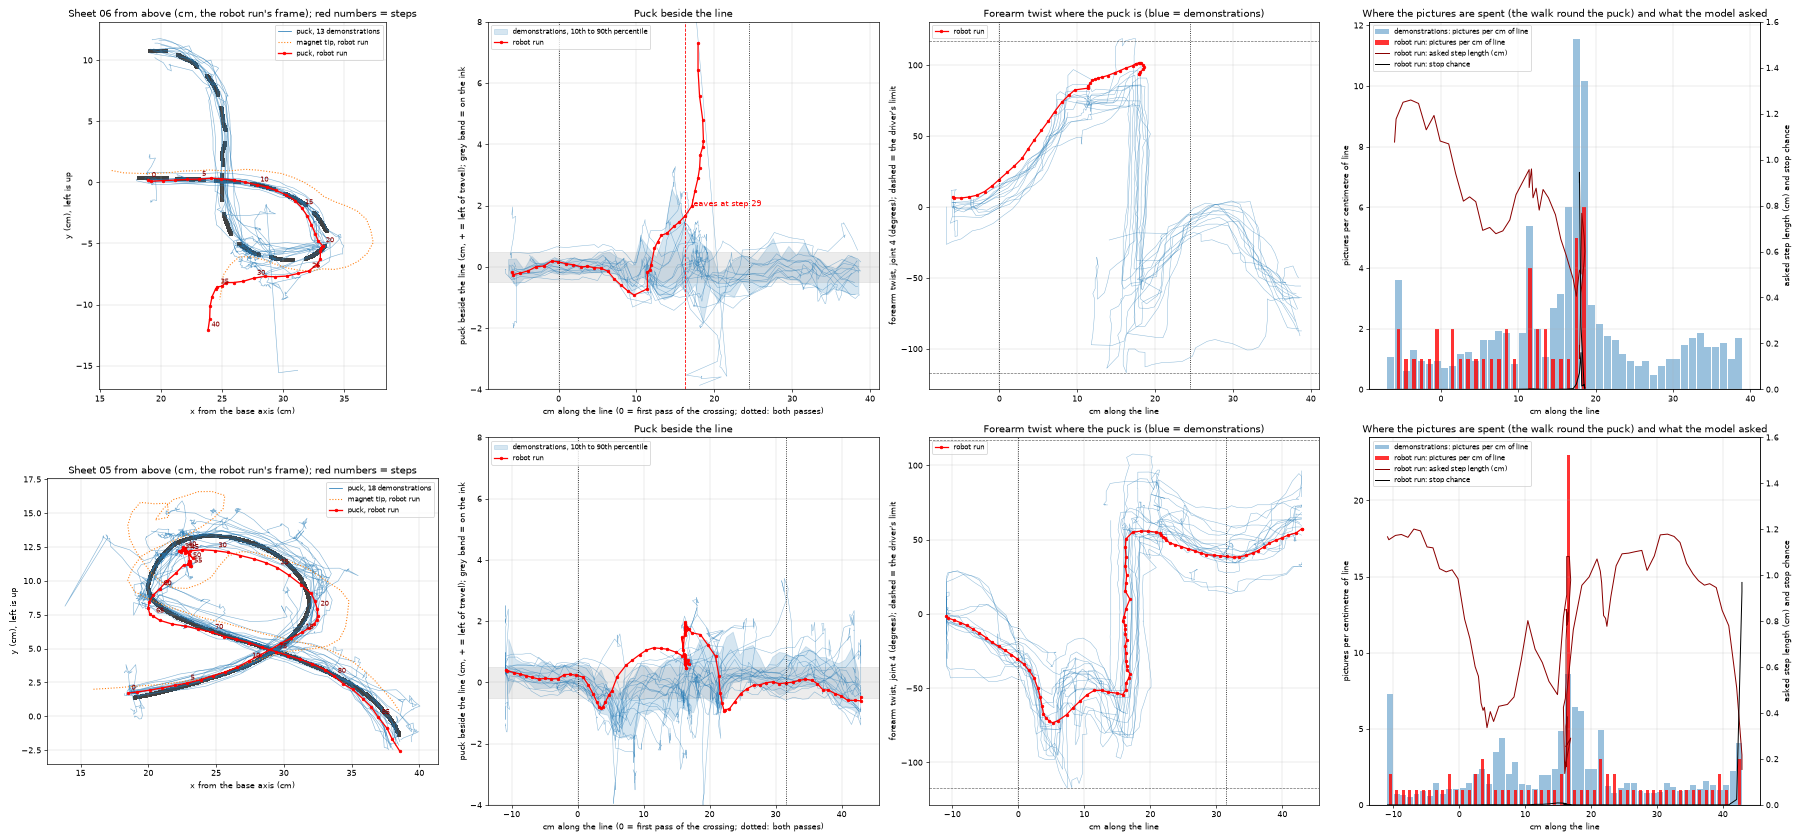

Here is the Python script that generated this plot:
"""
Step 3 of the dashed-line analysis: robot runs 7 (sheet 05) and 8 (sheet 06) against the demonstrations of the same
sheet from the same end, in the sheet's own frame.

From tracks.csv (step 2): where the puck was beside the line at every centimetre along it, how far the forearm was
twisted there, how many pictures the demonstrations spent there, and the step the model asked for against the steps
the demonstrations took at the same place. The step where a run leaves the demonstrations is the first step from
which the puck stays further beside the line than the demonstrations' outer tenth (10th to 90th percentile) at that
place.

Writes 03_run_against_demonstrations.png and prints the tables (03_run_against_demonstrations.out.txt).

Run: D:/AI_Project/.venv/Scripts/python.exe 03_run_against_demonstrations.py > 03_run_against_demonstrations.out.txt
"""

import matplotlib
matplotlib.use("Agg")
import matplotlib.pyplot as pyplot
import numpy
import pandas

from dashed_common import EVIDENCE_FOLDER
from line_geometry import moved_line

COMPARISON_PARAMETERS = {
    "pairs": [{"sheet": 6, "run": "run_8", "start_end": "A"}, {"sheet": 5, "run": "run_7", "start_end": "B"}],
    # demonstrations that start at the line's start and drive the whole line
    "whole_line_kinds": ["STD", "OL1", "OR1", "OL1.5", "OR1.5", "TL10", "TR10", "TL15", "TR15", "X1"],
    # a recording's line counts as placed when this share of the reference's ink points, where seen, lies on ink
    "placed_ink_share": 0.75,
    "bin_cm": 1.0,
    # the puck's centre is "on the line" within half the line's width, and "off the line" beyond the line's width
    "on_line_cm": 0.5,
    "off_line_cm": 1.0,
    # the demonstrations' steps compared with a run's step: those whose puck was within this many cm along the line
    "nearby_cm": 0.75,
    # the walk round the puck: bins next to the loop's busiest centimetre with at least this many pictures per demonstration
    "busy_pictures": 2.5
}



def prepared_tracks() -> pandas.DataFrame:
    """Return tracks.csv of the placed recordings with the step's direction, length and the tip's real move added."""

    tracks = pandas.read_csv(EVIDENCE_FOLDER / "tracks.csv")
    registrations = pandas.read_csv(EVIDENCE_FOLDER / "registrations.csv")
    placed = registrations.loc[registrations["ink_share_on_seen_ink_points"] >= COMPARISON_PARAMETERS["placed_ink_share"], "recording"]
    tracks = tracks[tracks["recording"].isin(placed)].sort_values(["recording", "row"]).reset_index(drop = True)
    tracks["angle_deg"] = numpy.degrees(numpy.arctan2(tracks["left_cm"], tracks["forward_cm"]))
    tracks["length_cm"] = numpy.hypot(tracks["left_cm"], tracks["forward_cm"])
    is_same = tracks["recording"].shift(-1) == tracks["recording"]
    move_x = (tracks["tip_x_cm"].shift(-1) - tracks["tip_x_cm"]).where(is_same)
    move_y = (tracks["tip_y_cm"].shift(-1) - tracks["tip_y_cm"]).where(is_same)
    tracks["tip_move_cm"] = numpy.hypot(move_x, move_y)
    # the direction the step asks for on the table: the picture's heading plus the step's angle in the picture
    tracks["step_direction_deg"] = tracks["heading_deg"] + tracks["angle_deg"]
    tracks["step_beside_line_deg"] = (tracks["step_direction_deg"] - tracks["line_direction_deg"] + 180.0) % 360.0 - 180.0
    tracks["camera_beside_line_deg"] = (tracks["heading_deg"] - tracks["line_direction_deg"] + 180.0) % 360.0 - 180.0
    puck_x = (tracks["puck_x_cm"].shift(-1) - tracks["puck_x_cm"]).where(is_same)
    puck_y = (tracks["puck_y_cm"].shift(-1) - tracks["puck_y_cm"]).where(is_same)
    tracks["puck_move_cm"] = numpy.hypot(puck_x, puck_y)
    return tracks



def in_sheet_frame(
        points_cm: numpy.ndarray,
        registration: pandas.Series,
        reference_mean_cm: numpy.ndarray
) -> numpy.ndarray:
    """Return table points of a recording in the frame of the sheet's reference line (the robot run's frame)."""

    centred = points_cm - numpy.array([registration["shift_x_cm"], registration["shift_y_cm"]])
    return moved_line(centred, -registration["angle_deg"], (0.0, 0.0)) + reference_mean_cm



def main() -> None:

    settings = COMPARISON_PARAMETERS
    pandas.set_option("display.width", 250)
    pandas.set_option("display.max_rows", 300)
    tracks = prepared_tracks()
    registrations = pandas.read_csv(EVIDENCE_FOLDER / "registrations.csv").set_index("recording")
    figure, axes = pyplot.subplots(2, 4, figsize = (30, 14))
    for row_of_axes, pair in zip(axes, settings["pairs"]):
        sheet_name = f"{pair['sheet']:02d}"
        reference = pandas.read_csv(EVIDENCE_FOLDER / f"reference_line_{sheet_name}.csv")
        reference_points = reference[["x_cm", "y_cm"]].to_numpy()
        the_run = tracks[tracks["recording"] == pair["run"]].copy()
        demonstrations = tracks[(tracks["sheet"] == pair["sheet"]) & (tracks["start_end"] == pair["start_end"])
                                & tracks["start_kind"].isin(settings["whole_line_kinds"]) & (tracks["score"] > 0)].copy()
        demonstrations["bin"] = numpy.floor(demonstrations["puck_along_cm"] / settings["bin_cm"]) * settings["bin_cm"]
        the_run["bin"] = numpy.floor(the_run["puck_along_cm"] / settings["bin_cm"]) * settings["bin_cm"]
        episodes = demonstrations["plan"].nunique()
        print(f"\n===== sheet {sheet_name}: {pair['run']} against {episodes} demonstrations from end {pair['start_end']} "
              f"({len(demonstrations)} pictures; kinds {sorted(demonstrations['start_kind'].unique())}) =====")

        # the puck beside the line: per demonstration the median in each centimetre, then the spread over demonstrations
        per_episode = demonstrations.groupby(["bin", "plan"])["puck_beside_cm"].median().unstack()
        corridor = pandas.DataFrame({
            "demonstrations": per_episode.notna().sum(axis = 1), "least": per_episode.min(axis = 1),
            "tenth": per_episode.quantile(0.1, axis = 1), "median": per_episode.median(axis = 1),
            "ninetieth": per_episode.quantile(0.9, axis = 1), "most": per_episode.max(axis = 1)})
        dwell = demonstrations.groupby("bin").agg(
            pictures_per_demonstration = ("row", lambda values: len(values) / episodes),
            twist_per_demonstration_deg = ("twist_deg", lambda values: values.sum() / episodes),
            joint_4_median_deg = ("joint_4_deg", "median"), joint_4_least_deg = ("joint_4_deg", "min"), joint_4_most_deg = ("joint_4_deg", "max"),
            step_length_median_cm = ("length_cm", "median"), tip_beside_median_cm = ("tip_beside_cm", "median"),
            wrist_median_deg = ("joint_5_deg", "median"), wrist_most_deg = ("joint_5_deg", "max"))
        run_bins = the_run.groupby("bin").agg(run_pictures = ("row", "size"), run_twist_deg = ("twist_deg", "sum"), run_joint_4_deg = ("joint_4_deg", "median"))
        print("\nPer centimetre along the line (0 = first pass of the crossing): the demonstrations' puck beside the line (cm, + = left of the")
        print("direction of travel), pictures and forearm twist spent there per demonstration, and the run's pictures and twist there")
        print(corridor.join(dwell[["pictures_per_demonstration", "twist_per_demonstration_deg", "joint_4_median_deg", "wrist_most_deg"]]).join(run_bins).round(2).to_string())

        merged = the_run.merge(corridor, left_on = "bin", right_index = True, how = "left")
        is_outside = (merged["puck_beside_cm"] > merged["ninetieth"]) | (merged["puck_beside_cm"] < merged["tenth"])
        is_beyond_all = (merged["puck_beside_cm"] > merged["most"]) | (merged["puck_beside_cm"] < merged["least"])
        stays_outside = is_outside.to_numpy()[::-1].cumprod()[::-1].astype(bool)
        stays_beyond = is_beyond_all.to_numpy()[::-1].cumprod()[::-1].astype(bool)
        leaving_step = int(merged["row"].to_numpy()[stays_outside][0]) if stays_outside.any() else None
        beyond_step = int(merged["row"].to_numpy()[stays_beyond][0]) if stays_beyond.any() else None
        off = the_run["puck_beside_cm"].abs()
        print(f"\nThe run's puck: on the line (centre within {settings['on_line_cm']} cm) in {int((off <= settings['on_line_cm']).sum())} of {len(the_run)} "
              f"pictures, further than {settings['off_line_cm']} cm beside it in {int((off > settings['off_line_cm']).sum())}; largest {off.max():.1f} cm; "
              f"median {off.median():.2f} cm")
        demo_off = demonstrations["puck_beside_cm"].abs()
        print(f"The demonstrations' puck: on the line in {100 * (demo_off <= settings['on_line_cm']).mean():.0f} % of pictures, further than "
              f"{settings['off_line_cm']} cm in {100 * (demo_off > settings['off_line_cm']).mean():.0f} %; median {demo_off.median():.2f} cm; "
              f"per demonstration the largest is {demonstrations.groupby('plan')['puck_beside_cm'].apply(lambda values: values.abs().quantile(0.98)).median():.1f} cm (median of the 98th percentiles)")
        print(f"First step from which the run's puck stays outside the demonstrations' 10th to 90th percentile: {leaving_step}; "
              f"outside every demonstration: {beyond_step}")

        table = merged[["row", "puck_along_cm", "puck_beside_cm", "tenth", "median", "ninetieth", "most", "tip_beside_cm", "joint_4_deg",
                        "angle_deg", "length_cm", "twist_deg", "step_beside_line_deg", "camera_beside_line_deg", "stop_probability"]].copy()
        nearby_rows = []
        for _, step in the_run.iterrows():
            near = demonstrations[(demonstrations["puck_along_cm"] - step["puck_along_cm"]).abs() <= settings["nearby_cm"]]
            near = near[near["action"] != "stop"]
            nearby_rows.append({
                "demo_pictures": len(near), "demo_step_beside_line_deg": near.loc[near["length_cm"] > 0.3, "step_beside_line_deg"].median(),
                "demo_camera_beside_line_deg": near["camera_beside_line_deg"].median(), "demo_length_cm": near["length_cm"].median(),
                "demo_twist_deg": near["twist_deg"].median(), "demo_twist_tenth": near["twist_deg"].quantile(0.1), "demo_twist_ninetieth": near["twist_deg"].quantile(0.9),
                "demo_joint_4_deg": near["joint_4_deg"].median(), "demo_backward_share": float((near["forward_cm"] < -0.3).mean()) if len(near) else numpy.nan})
        table = pandas.concat([table.reset_index(drop = True), pandas.DataFrame(nearby_rows)], axis = 1)
        print("\nStep by step: the run (asked direction in the picture, asked length, asked twist; the step's direction and the camera's direction")
        print("against the line) and the demonstrations' medians within 0.75 cm along the line (share of their steps that go backwards in the picture)")
        shown = table.rename(columns = {"puck_along_cm": "along", "puck_beside_cm": "beside", "tip_beside_cm": "tip_beside", "joint_4_deg": "joint_4",
                                        "angle_deg": "asked_angle", "length_cm": "asked_len", "twist_deg": "asked_twist", "step_beside_line_deg": "step_vs_line",
                                        "camera_beside_line_deg": "camera_vs_line", "stop_probability": "stop", "demo_step_beside_line_deg": "d_step_vs_line",
                                        "demo_camera_beside_line_deg": "d_camera_vs_line", "demo_length_cm": "d_len", "demo_twist_deg": "d_twist",
                                        "demo_twist_tenth": "d_twist_10", "demo_twist_ninetieth": "d_twist_90", "demo_joint_4_deg": "d_joint_4",
                                        "demo_backward_share": "d_backward", "demo_pictures": "d_pictures"})
        print(shown.drop(columns = ["tenth", "ninetieth", "most", "median"]).round(2).to_string(index = False))

        # the walk round the puck: where the demonstrations spend many pictures without the puck moving on
        # the bins around the busiest centimetre of the loop in which the demonstrations spend "busy_pictures" or more
        loop_dwell = dwell[(dwell.index >= 1.0) & (dwell.index < float(demonstrations["loop_length_cm"].iloc[0]))]["pictures_per_demonstration"]
        busiest = float(loop_dwell.idxmax())
        first_busy = last_busy = busiest
        while first_busy - settings["bin_cm"] in loop_dwell.index and loop_dwell[first_busy - settings["bin_cm"]] >= settings["busy_pictures"]:
            first_busy -= settings["bin_cm"]
        while last_busy + settings["bin_cm"] in loop_dwell.index and loop_dwell[last_busy + settings["bin_cm"]] >= settings["busy_pictures"]:
            last_busy += settings["bin_cm"]
        if True:
            zone = (first_busy, last_busy + settings["bin_cm"])
            in_zone = demonstrations[(demonstrations["puck_along_cm"] >= zone[0]) & (demonstrations["puck_along_cm"] < zone[1])]
            per_demo = in_zone.groupby("plan").agg(pictures = ("row", "size"), twist_deg = ("twist_deg", "sum"),
                                                   backward = ("forward_cm", lambda values: int((values < -0.3).sum())),
                                                   joint_4_first = ("joint_4_deg", "first"), joint_4_last = ("joint_4_deg", "last"),
                                                   wrist_most = ("joint_5_deg", "max"), puck_moved_cm = ("puck_move_cm", "sum"), tip_moved_cm = ("tip_move_cm", "sum"))
            run_zone = the_run[(the_run["puck_along_cm"] >= zone[0]) & (the_run["puck_along_cm"] < zone[1])]
            print(f"\nThe walk round the puck: around the busiest centimetre of the loop the demonstrations spend {settings['busy_pictures']} or more pictures per "
                  f"centimetre from {zone[0]:.0f} to {zone[1]:.0f} cm after the crossing. Per demonstration there:")
            print(per_demo.round(1).to_string())
            print("medians:", per_demo.median().round(1).to_dict())
            print(f"the run there: {len(run_zone)} pictures, twist asked {run_zone['twist_deg'].sum():.1f} deg in total, "
                  f"{int((run_zone['forward_cm'] < -0.3).sum())} backward steps, puck moved {run_zone['puck_move_cm'].sum():.1f} cm, "
                  f"asked length median {run_zone['length_cm'].median():.2f} cm, forearm from {run_zone['joint_4_deg'].iloc[0]:.0f} to {run_zone['joint_4_deg'].iloc[-1]:.0f} deg"
                  if len(run_zone) else "the run has no pictures there")

        # the figure
        reference_mean = reference_points.mean(axis = 0)
        axis = row_of_axes[0]
        is_ink = reference["is_ink"].to_numpy() > 0
        axis.scatter(reference_points[is_ink, 0], reference_points[is_ink, 1], s = 22, color = "0.25", marker = "s", linewidths = 0)
        for plan, part in demonstrations.groupby("plan"):
            points = in_sheet_frame(part[["puck_x_cm", "puck_y_cm"]].to_numpy(), registrations.loc[part["recording"].iloc[0]], reference_mean)
            axis.plot(points[:, 0], points[:, 1], "-", color = "tab:blue", linewidth = 0.7, alpha = 0.55)
        axis.plot([], [], "-", color = "tab:blue", linewidth = 0.9, label = f"puck, {episodes} demonstrations")
        run_registration = registrations.loc[pair["run"]]
        puck = in_sheet_frame(the_run[["puck_x_cm", "puck_y_cm"]].to_numpy(), run_registration, reference_mean)
        tip = in_sheet_frame(the_run[["tip_x_cm", "tip_y_cm"]].to_numpy(), run_registration, reference_mean)
        axis.plot(tip[:, 0], tip[:, 1], ":", color = "tab:orange", linewidth = 1.3, label = "magnet tip, robot run")
        axis.plot(puck[:, 0], puck[:, 1], "-o", color = "red", linewidth = 1.6, markersize = 3, label = "puck, robot run")
        for position in range(0, len(puck), 5):
            axis.annotate(str(int(the_run["row"].iloc[position])), puck[position], fontsize = 8, color = "darkred", xytext = (4, 4), textcoords = "offset points")
        axis.set_aspect("equal")
        axis.grid(True, linewidth = 0.3)
        axis.legend(loc = "upper right", fontsize = 8)
        axis.set_title(f"Sheet {sheet_name} from above (cm, the robot run's frame); red numbers = steps")
        axis.set_xlabel("x from the base axis (cm)")
        axis.set_ylabel("y (cm), left is up")

        axis = row_of_axes[1]
        for plan, part in demonstrations.groupby("plan"):
            axis.plot(part["puck_along_cm"], part["puck_beside_cm"], "-", color = "tab:blue", linewidth = 0.6, alpha = 0.5)
        axis.fill_between(corridor.index + 0.5 * settings["bin_cm"], corridor["tenth"], corridor["ninetieth"], color = "tab:blue", alpha = 0.18, label = "demonstrations, 10th to 90th percentile")
        axis.plot(the_run["puck_along_cm"], the_run["puck_beside_cm"], "-o", color = "red", markersize = 3, label = "robot run")
        if leaving_step is not None:
            where = the_run[the_run["row"] == leaving_step].iloc[0]
            axis.axvline(where["puck_along_cm"], color = "red", linestyle = "--", linewidth = 1)
            axis.annotate(f"leaves at step {leaving_step}", (where["puck_along_cm"], where["puck_beside_cm"]), xytext = (8, 12), textcoords = "offset points", color = "red")
        axis.axhspan(-settings["on_line_cm"], settings["on_line_cm"], color = "0.5", alpha = 0.15)
        loop_length = float(demonstrations["loop_length_cm"].iloc[0])
        for crossing in (0.0, loop_length):
            axis.axvline(crossing, color = "black", linestyle = ":", linewidth = 1)
        axis.set_ylim(-4, 8)
        axis.set_xlabel("cm along the line (0 = first pass of the crossing; dotted: both passes)")
        axis.set_ylabel("puck beside the line (cm, + = left of travel); grey band = on the ink")
        axis.set_title("Puck beside the line")
        axis.grid(True, linewidth = 0.3)
        axis.legend(loc = "upper left", fontsize = 8)

        axis = row_of_axes[2]
        for plan, part in demonstrations.groupby("plan"):
            axis.plot(part["puck_along_cm"], part["joint_4_deg"], "-", color = "tab:blue", linewidth = 0.6, alpha = 0.5)
        axis.plot(the_run["puck_along_cm"], the_run["joint_4_deg"], "-o", color = "red", markersize = 3, label = "robot run")
        for limit in (-117.0, 117.0):
            axis.axhline(limit, color = "0.4", linestyle = "--", linewidth = 0.8)
        for crossing in (0.0, loop_length):
            axis.axvline(crossing, color = "black", linestyle = ":", linewidth = 1)
        axis.set_xlabel("cm along the line")
        axis.set_ylabel("forearm twist, joint 4 (degrees); dashed = the driver's limit")
        axis.set_title("Forearm twist where the puck is (blue = demonstrations)")
        axis.grid(True, linewidth = 0.3)
        axis.legend(loc = "upper left", fontsize = 8)

        axis = row_of_axes[3]
        axis.bar(dwell.index + 0.5 * settings["bin_cm"], dwell["pictures_per_demonstration"], width = 0.9 * settings["bin_cm"], color = "tab:blue", alpha = 0.45,
                 label = "demonstrations: pictures per cm of line")
        axis.bar(run_bins.index + 0.5 * settings["bin_cm"], run_bins["run_pictures"], width = 0.45 * settings["bin_cm"], color = "red", alpha = 0.8, label = "robot run: pictures per cm of line")
        axis.set_xlabel("cm along the line")
        axis.set_ylabel("pictures per centimetre of line")
        axis.grid(True, linewidth = 0.3)
        second = axis.twinx()
        second.plot(the_run["puck_along_cm"], the_run["length_cm"], "-", color = "darkred", linewidth = 1.2, label = "robot run: asked step length (cm)")
        second.plot(the_run["puck_along_cm"], the_run["stop_probability"], "-", color = "black", linewidth = 1.2, label = "robot run: stop chance")
        second.set_ylim(0, 1.6)
        second.set_ylabel("asked step length (cm) and stop chance")
        handles = axis.get_legend_handles_labels()
        more = second.get_legend_handles_labels()
        axis.legend(handles[0] + more[0], handles[1] + more[1], loc = "upper left", fontsize = 8)
        axis.set_title("Where the pictures are spent (the walk round the puck) and what the model asked")
    figure.tight_layout()
    figure.savefig(EVIDENCE_FOLDER / "03_run_against_demonstrations.png", dpi = 60)



if __name__ == "__main__":
    main()
